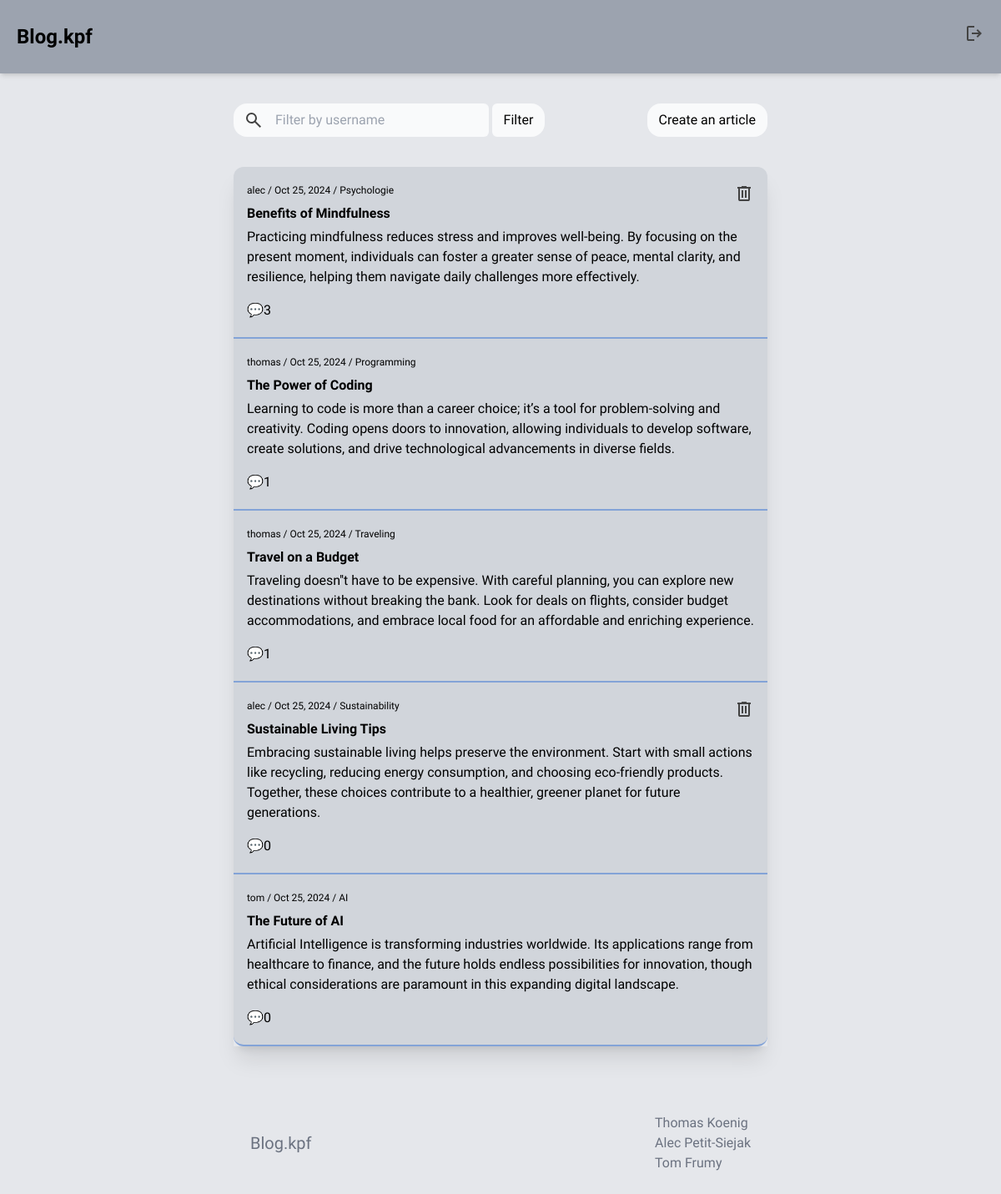
The page /home.php (signed in) on the database its author committed.
### tables this page shows
CREATE TABLE IF NOT EXISTS `article` (
  `id_article` int NOT NULL AUTO_INCREMENT,
  `titre` varchar(255) NOT NULL,
  `description` text NOT NULL,
  `date_article` timestamp NULL DEFAULT CURRENT_TIMESTAMP,
  `id_utilisateur` int DEFAULT NULL,
  PRIMARY KEY (`id_article`),
  KEY `id_utilisateur` (`id_utilisateur`)
);

CREATE TABLE IF NOT EXISTS `utilisateur` (
  `id_utilisateur` int NOT NULL AUTO_INCREMENT,
  `email` varchar(255) NOT NULL,
  `mdp` varchar(255) NOT NULL,
  `pseudo` varchar(100) NOT NULL,
  `admin` tinyint(1) DEFAULT '0',
  PRIMARY KEY (`id_utilisateur`),
  UNIQUE KEY `email` (`email`(191))
);

CREATE TABLE IF NOT EXISTS `categorie` (
  `id_categorie` int NOT NULL AUTO_INCREMENT,
  `nom` varchar(100) NOT NULL,
  PRIMARY KEY (`id_categorie`),
  UNIQUE KEY `nom` (`nom`)
);

### src/home.php (the view, shortened to what this page needs)
<?php
require_once('header.php');
$filter = isset($_GET['filter']) ? $_GET['filter'] : '';
if ($filter) {
    $stmt = $con->prepare("
            SELECT *, COUNT(commentaire.id_commentaire) AS comment_count,
            DATE_FORMAT(article.date_article, '%b %d %Y') AS date_formatee
            FROM article
            LEFT JOIN commentaire ON article.id_article = commentaire.id_article
            LEFT JOIN utilisateur ON article.id_utilisateur = utilisateur.id_utilisateur
            LEFT JOIN reference ON article.id_article = reference.id_article
            LEFT JOIN categorie ON reference.id_categorie = categorie.id_categorie
            WHERE utilisateur.pseudo LIKE :filter
            GROUP BY article.id_article
            ORDER BY date DESC
        ");
    $stmt->bindValue(':filter', '%' . $filter . '%');
} else {
    $stmt = $con->prepare("
            SELECT *, COUNT(commentaire.id_commentaire) AS comment_count,
            DATE_FORMAT(article.date_article, '%b %d, %Y') AS date_formatee
            FROM article
            LEFT JOIN commentaire ON article.id_article = commentaire.id_article
            LEFT JOIN utilisateur ON article.id_utilisateur = utilisateur.id_utilisateur
            LEFT JOIN reference ON article.id_article = reference.id_article
            LEFT JOIN categorie ON reference.id_categorie = categorie.id_categorie
            GROUP BY article.id_article
            ORDER BY date_article DESC
        ");
}
$stmt->execute();
$nb_row = $stmt->rowCount();
$article = $stmt->fetchAll(PDO::FETCH_ASSOC);
?>
<!DOCTYPE html>
<html lang="en">
<head>
</head>
<body>
<main class="max-w-2xl m-auto px-4">
    <div class="home-header flex justify-between my-9">
        <form method="get" action="home.php" class="flex w-7/12">
            <img src="./images/icons/gi_search.svg" alt="search-icon" class="bg-gray-50 rounded-l-2xl pl-3">
            <input type="text" name="filter" placeholder="Filter by username"
                   value="<?php echo htmlspecialchars($filter); ?>" class="w-full rounded-r-md outline-none px-3.5">
            <input type="submit" name="bt-filter" value="Filter" class="home-header-filter hidden sm:flex w-1/5 px-3.5">
        </form>
        <form action="add-article.php">
                <input type="submit" name="bt-create-article" value="Create an article" class="hidden sm:flex rounded-2xl px-3.5">
        </form>
    </div>
    <div class="flex flex-col w-full m-auto shadow-xl">
        <?php foreach ($article as $row): ?>
            <?php
            if ($row == $article[0]) {
                $border_radius = "rounded-t-xl";
            } else if ($row == $article[$nb_row - 1]) {
                $border_radius = "rounded-b-xl";
            } else {
                $border_radius = "rounded-none";
            }
            ?>
            <a href="article.php?id=<?php echo $row['id_article']; ?>&filter=<?php echo urlencode($filter); ?>">
                <div class="article w-full bg-gray-300 px-4 py-5 border-primary-400 border-b-2 <?php echo $border_radius; ?>">
                    <?php if (strtolower($row['id_utilisateur']) == $_SESSION["id"]): ?>
                    <form method="post" action="home.php" class="float-right">
                        <button type="submit" name="delete-article"><img src="./images/icons/gi_delete.svg" alt="delete-icon"></button>
                    </form>
                    <?php endif; ?>
                    <div class="text-xs mb-2 ">
                        <p class="font-medium"><?php echo $row['pseudo'] ?> / <?php echo $row['date_formatee'] ?> / <?php echo $row['nom'] ?></p>
                    </div>
                    <h1 class="article-title font-bold mb-1"><?php echo htmlspecialchars($row['titre']); ?></h1>
                    <p class="mb-4"><?php echo nl2br(htmlspecialchars($row['description'])); ?></p>
                    <h2 class="text-md">&#128172;<?php echo htmlspecialchars($row['comment_count']); ?></h2>
                </div>
            </a>
        <?php endforeach; ?>
    </div>
    <?php require_once('footer.php'); ?>
</main>
</body>
</html>

### src/header.php (shortened to what this page needs)
<!doctype html>
<html lang="en">
<head>
    <?php if (!(basename($_SERVER['PHP_SELF']) == "categorie.php")): ?>
    <link href="output.css" rel="stylesheet">
    <?php endif; ?>
    <link href="../src/output.css" rel="stylesheet">
</head>
<body class="font-ubuntu">
<header class="flex justify-between px-5 py-7 shadow-md bg-gray-400">
    <?php if (!$_SESSION["isAdmin"]): ?>
        <h1 class="text-2xl font-bold"><a href="home.php">Blog.kpf</a></h1>
    <?php endif; ?>
    <form method="post">
        <?php if (!(basename($_SERVER['PHP_SELF']) == "index.php")): ?>
            <?php if (!$_SESSION["isAdmin"]): ?>
            <input type="image" src="images/icons/gi_logout.svg" alt="logout">
            <?php endif; ?>
        <?php endif; ?>
    </form>
</header>
</body>
</html>

### src/footer.php (shortened to what this page needs)
<!doctype html>
<html lang="en">
<head>
    <link href="output.css" rel="stylesheet">
</head>
<body>
<footer class="flex justify-between items-center px-5 py-20 text-gray-500">
    <h3 class="text-xl">Blog.kpf</h3>
    <ul>
        <li>Thomas Koenig</li>
        <li>Alec Petit-Siejak</li>
        <li>Tom Frumy</li>
    </ul>
</footer>
</body>
</html>

### rows shown on the page
article: id_utilisateur.pseudo "alec", date_formatee "Oct 25, 2024", categorie.nom "Psychologie", titre "Benefits of Mindfulness", description "Practicing mindfulness reduces stress and improves well-being. By focusing on the present moment, individuals can foster a greater sense of peace, mental clarity, and resilience, helping them navigate daily challenges more effectively.", comment_count "3"
article: id_utilisateur.pseudo "thomas", date_formatee "Oct 25, 2024", categorie.nom "Programming", titre "The Power of Coding", description "Learning to code is more than a career choice; it’s a tool for problem-solving and creativity. Coding opens doors to innovation, allowing individuals to develop software, create solutions, and drive technological advancements in diverse fields.", comment_count "1"
article: id_utilisateur.pseudo "thomas", date_formatee "Oct 25, 2024", categorie.nom "Traveling", titre "Travel on a Budget", description "Traveling doesn''t have to be expensive. With careful planning, you can explore new destinations without breaking the bank. Look for deals on flights, consider budget accommodations, and embrace local food for an affordable and enriching experience.", comment_count "1"
article: id_utilisateur.pseudo "alec", date_formatee "Oct 25, 2024", categorie.nom "Sustainability", titre "Sustainable Living Tips", description "Embracing sustainable living helps preserve the environment. Start with small actions like recycling, reducing energy consumption, and choosing eco-friendly products. Together, these choices contribute to a healthier, greener planet for future generations.", comment_count "0"
article: id_utilisateur.pseudo "tom", date_formatee "Oct 25, 2024", categorie.nom "AI", titre "The Future of AI", description "Artificial Intelligence is transforming industries worldwide. Its applications range from healthcare to finance, and the future holds endless possibilities for innovation, though ethical considerations are paramount in this expanding digital landscape.", comment_count "0"
